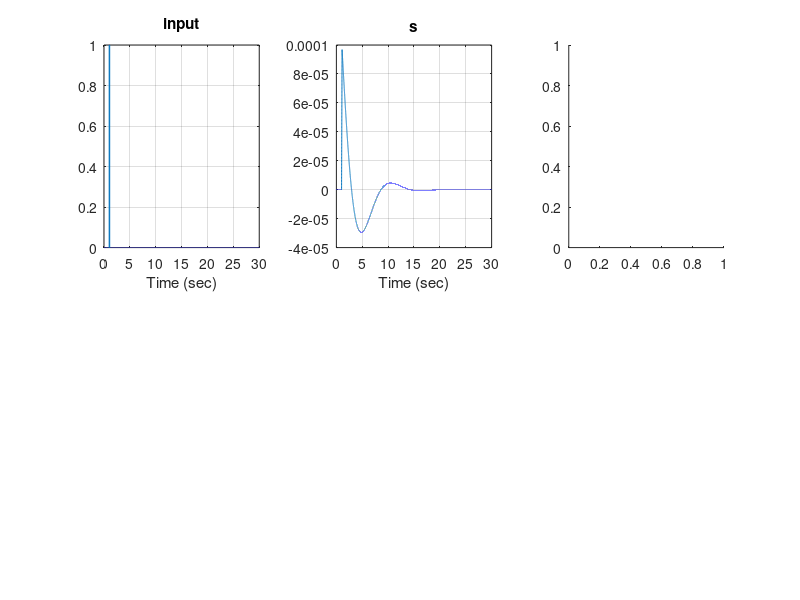

Recreate this plot in MATLAB. (Note: this script raises an error after producing the figure.)
% input
%    z: [timepoints x 1] synaptic activity
% output
%    y: [timepoints x 1] BOLD signal
%
% Also check sim_bold_ode.m for a same implementation
%
% [ref]  
% https://doi.org/10.1006/nimg.2000.0630
% https://doi.org/10.1016/S1053-8119(03)00202-7
%    
function y=sim_bold(z, plotOn,dt)

    if nargin==1
        plotOn=0;
    end

    if nargin<1
        plotOn=1;
        % -----input----- 
        z=zeros(30*1000,1); 
        z((1:100)+1000)=1;  

    end
    if nargin<3
        dt      = 1e-3; % s
    end
    
    
    z_t=(1:length(z))*dt;


    switch 2
        case 1 % Friston2000
            % -----parameters----- 
            % rCBF component (linear)
            epsi    = 0.5;
            taus    = 0.8;  % s
            tauf    = 0.4;  % s
            % Ballon component (nonlinear)
            E0      = 0.8;  % resting oxygen extraction fraction
            tau0    = 1;    % mean transit time
            alpha0  = 0.2;  % stiffness exponent
            V0      = 0.02; % resting blood volume fraction
        case 2 % https://github.com/neurolib-dev/neurolib/blob/master/neurolib/models/bold/timeIntegration.py
            % -----parameters----- 
            % rCBF component (linear)
            epsi    = 1e-3;%0.5;
            taus    = 1/0.65;  %1.5385 sec
            tauf    = 1/0.41;  %2.4390 sec
            % Ballon component (nonlinear)
            E0      = 0.34;    % resting oxygen extraction fraction
            tau0    = 0.98;    % mean transit time
            alpha0  = 0.32;    % stiffness exponent
            V0      = 0.02;    % resting blood volume fraction
    end
    u=z;              % synaptic activity
    s=zeros(size(u)); % vasodilatory signal
    f=ones(size(u));  % inflow (rCBF)
    v=ones(size(u));  % blood volume
    q=ones(size(u));  % deoxyhemoglobin content
        

    for t=1:length(z)-1

        ds = epsi*u(t) - s(t)/taus - (f(t)-1)/tauf;
        df = s(t);

        dv = ( f(t) - v(t)^(1/alpha0) )/tau0;
        E  = 1-(1-E0)^(1/f(t));
        dq = ( f(t)*E/E0 - v(t)^(1/alpha0)*q(t)/v(t) )/tau0;


        s(t+1) = s(t)+ds*dt;
        f(t+1) = f(t)+df*dt;
        v(t+1) = v(t)+dv*dt;
        q(t+1) = q(t)+dq*dt;

    end

    % -----BOLD signal-----
    k1 = 7*E0;
    k2 = 2;
    k3 = 2*E0 - 0.2;
    y = V0*(k1*(1-q) + k2*(1-q./v) + k3*(1-v));


    % -----plot-----
    if plotOn
        figure;
        subplot(231);plot(z_t,z); title('input'); xlabel('Time (sec)');grid on;
        subplot(232);plot(z_t,s); title('s'); xlabel('Time (sec)');grid on;
        subplot(233);plot(z_t,[v',q']); xlabel('Time (sec)');  title('v & q'); legend('v','q');grid on;
        subplot(235);plot(z_t,f); xlabel('Time (sec)'); title('f');grid on;
        subplot(236);plot(z_t,y); xlabel('Time (sec)'); title('BOLD');grid on;

        subplot(234);
        fs=1/dt;
        data=y(20000:end); 
        window_length=length(data);
        [spects,freqs]=compute_spectrum(data,fs,window_length); 
        plot(freqs,spects,'linewidth',1); xlim([0 0.3]); xlabel('Hz');ylabel('power');title('BOLD Spectrum');
    end


end
